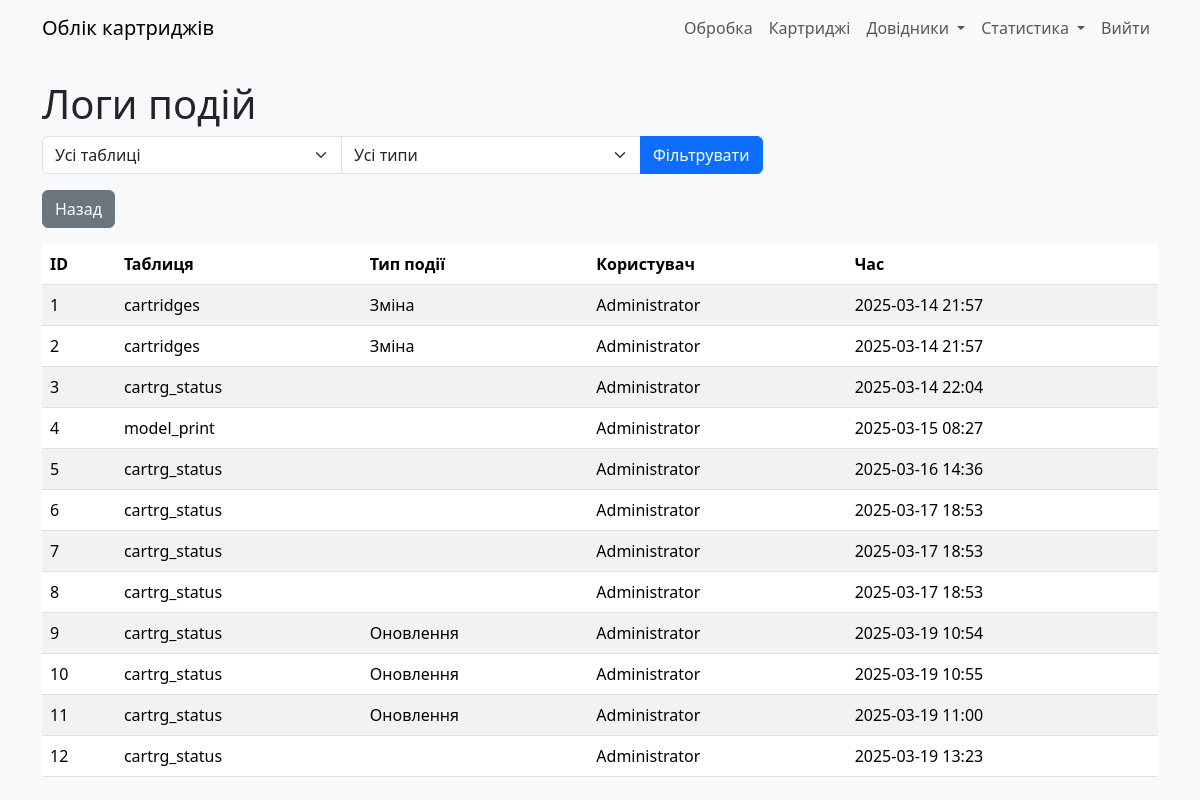
The app's page /event_log (signed in), older data.
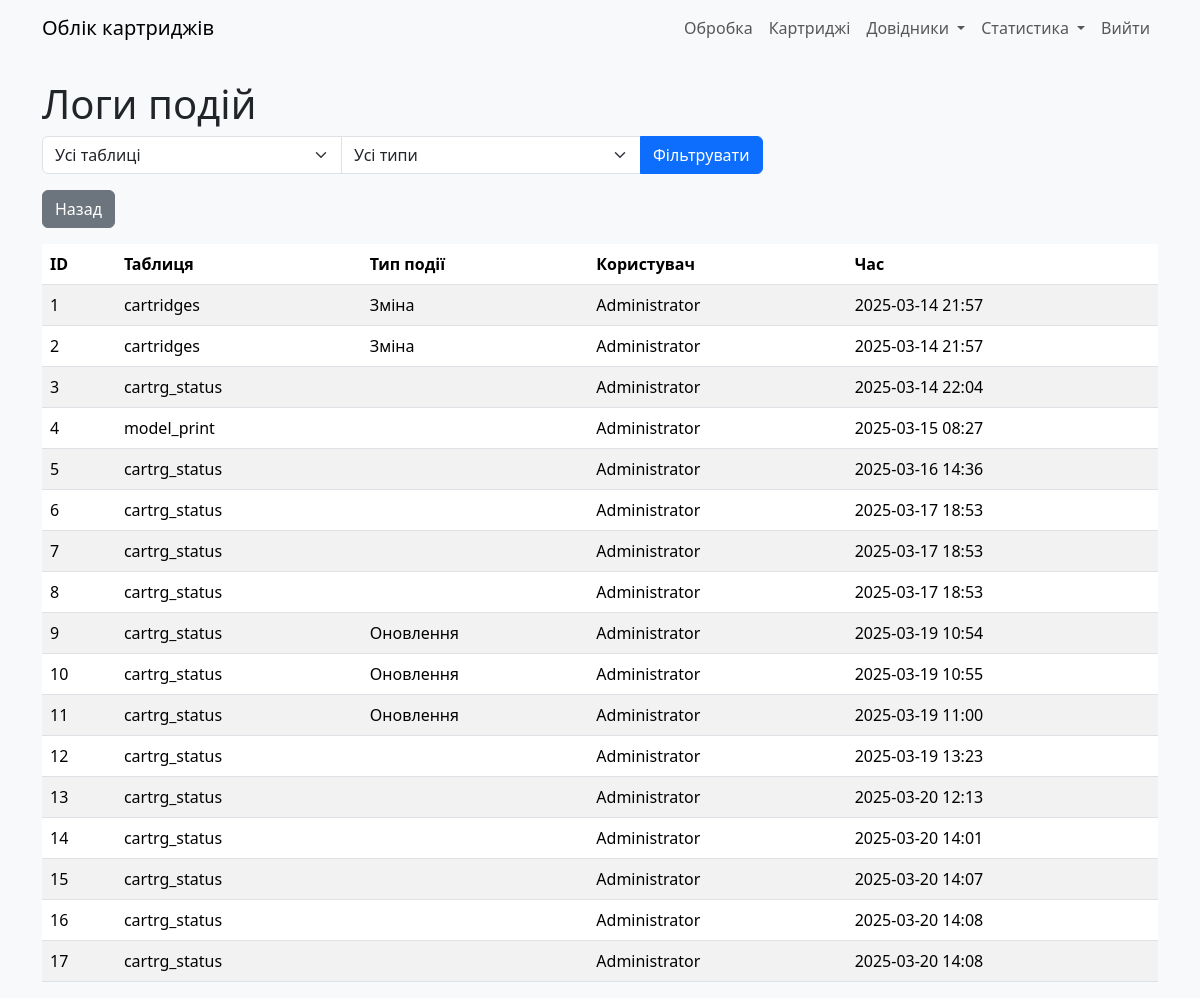
The same page, newer data.
### models.py (models this page shows)
class EventLog(db.Model):
    __tablename__ = "event_log"
    id: Mapped[int] = mapped_column(primary_key=True)
    table_name: Mapped[str] = mapped_column(String(30))
    event_type: Mapped[int] = mapped_column(Integer, server_default=literal(0))
    user_updated: Mapped[int] = mapped_column(ForeignKey(User.id))
    time_updated: Mapped[DateTime] = mapped_column(DateTime, server_default=func.now())

class User(db.Model, UserMixin):
    __tablename__ = "users"
    id: Mapped[int] = mapped_column(primary_key=True)
    username: Mapped[str] = mapped_column(String(30), unique=True, nullable=False)
    password: Mapped[str] = mapped_column(String(255), nullable=False)
    humanname: Mapped[str] = mapped_column(String(60), nullable=False)
    lastlogin: Mapped[datetime] = mapped_column(DateTime, server_default=func.now())
    active: Mapped[bool] = mapped_column(default=True)
    time_updated: Mapped[DateTime] = mapped_column(DateTime, server_default=func.now())
    role: Mapped[str] = mapped_column(String(30), server_default="user")

### app.py (the view)
    def wrapper(*args, **kwargs):
        if current_user.role != 'admin':
            abort(403)
        return f(*args, **kwargs)

### app.py (called while the page is built)
@login_manager.user_loader
def load_user(user_id):
    return User.query.get(int(user_id))

def admin_required(f):
    def wrapper(*args, **kwargs):
        if current_user.role != 'admin':
            abort(403)
        return f(*args, **kwargs)
    wrapper.__name__ = f.__name__
    return wrapper

@app.route('/event_log')
@admin_required
@login_required
def event_log():
    table_filter = request.args.get('table_filter', '')
    type_filter = request.args.get('type_filter', '')
    query = EventLog.query
    if table_filter:
        query = query.filter(EventLog.table_name == table_filter)
    if type_filter:
        query = query.filter(EventLog.event_type == int(type_filter))
    logs = query.all()
    return render_template('event_log.html', User=User, logs=logs, table_filter=table_filter, type_filter=type_filter)

### templates/event_log.html (shortened to what this page needs)
{% extends "base.html" %}
{% block content %}
    <h1>Логи подій</h1>
    <form method="GET" class="mb-3">
        <div class="input-group">
            <select name="table_filter" class="form-select w-auto">
                <option value="">Усі таблиці</option>
            </select>
            <select name="type_filter" class="form-select w-auto">
                <option value="">Усі типи</option>
            </select>
            <button type="submit" class="btn btn-primary">Фільтрувати</button>
        </div>
    </form>
    <div class="mb-3">
        <a href="{{ url_for('index') }}" class="btn btn-secondary">Назад</a>
    </div>
    <table class="table table-striped">
        <thead>
            <tr>
                <th>ID</th>
                <th>Таблиця</th>
                <th>Тип події</th>
                <th>Користувач</th>
                <th>Час</th>
            </tr>
        </thead>
        <tbody>
            {% for log in logs %}
            <tr>
                <td>{{ log.id }}</td>
                <td>{{ log.table_name }}</td>
                <td>{{ {0: 'Створення', 1: 'Зміна', 2: 'Оновлення'}[log.event_type] }}</td>
                <td>{{ User.query.get(log.user_updated).humanname }}</td>
                <td>{{ log.time_updated.strftime('%Y-%m-%d %H:%M') }}</td>
            </tr>
            {% endfor %}
        </tbody>
    </table>
{% endblock %}

### templates/base.html (shortened to what this page needs)
<!DOCTYPE html>
<html lang="uk">
<head>
    <link rel="stylesheet" href="{{ url_for('static', filename='css/bootstrap.min.css') }}">
    <link rel="stylesheet" href="{{ url_for('static', filename='css/style.css') }}">
</head>
<body>
    <nav class="navbar navbar-expand-lg navbar-light bg-light">
        <div class="container">
            <a class="navbar-brand" href="{{ url_for('index') }}">Облік картриджів</a>
            <div class="collapse navbar-collapse" id="navbarNav">
                <ul class="navbar-nav ms-auto">
                    {% if current_user.is_authenticated %}
                        <li class="nav-item">
                            <a class="nav-link" href="{{ url_for('processCartridge') }}" id="processCartridge">Обробка</a>
                        </li>
                        <li class="nav-item">
                            <a class="nav-link" href="{{ url_for('cartridges') }}">Картриджі</a>
                        </li>
                        <li class="nav-item dropdown">
                            <a class="nav-link dropdown-toggle" href="#" id="navbarDropdownRefs" role="button" data-bs-toggle="dropdown" aria-expanded="false">
                                Довідники
                            </a>
                        </li>
                        <li class="nav-item dropdown">
                            <a class="nav-link dropdown-toggle" href="#" id="navbarDropdownStats" role="button" data-bs-toggle="dropdown" aria-expanded="false">
                                Статистика
                            </a>
                        </li>
                        <li class="nav-item">
                            <a class="nav-link" href="{{ url_for('logout') }}">Вийти</a>
                        </li>
                    {% else %}
                        <li class="nav-item">
                            <a class="nav-link" href="{{ url_for('login') }}">Увійти</a>
                        </li>
                    {% endif %}
                </ul>
            </div>
        </div>
    </nav>
    <div class="container mt-4">
        {% block content %}{% endblock %}
    </div>
</body>
</html>

### static/css/style.css (style rules this page uses)
body { background-color: #f8f9fa; }
.table th, .table td { vertical-align: middle; }
.form-control, .form-select { max-width: 300px; }
.navbar-nav .nav-link { padding-left: 10px; padding-right: 10px; }

Row changes from the older to the newer data that the page shows:
added EventLog: id "13", table_name "cartrg_status", query.get "Administrator", time_updated "2025-03-20 12:13"
added EventLog: id "14", table_name "cartrg_status", query.get "Administrator", time_updated "2025-03-20 14:01"
added EventLog: id "15", table_name "cartrg_status", query.get "Administrator", time_updated "2025-03-20 14:07"
added EventLog: id "16", table_name "cartrg_status", query.get "Administrator", time_updated "2025-03-20 14:08"
added EventLog: id "17", table_name "cartrg_status", query.get "Administrator", time_updated "2025-03-20 14:08"
